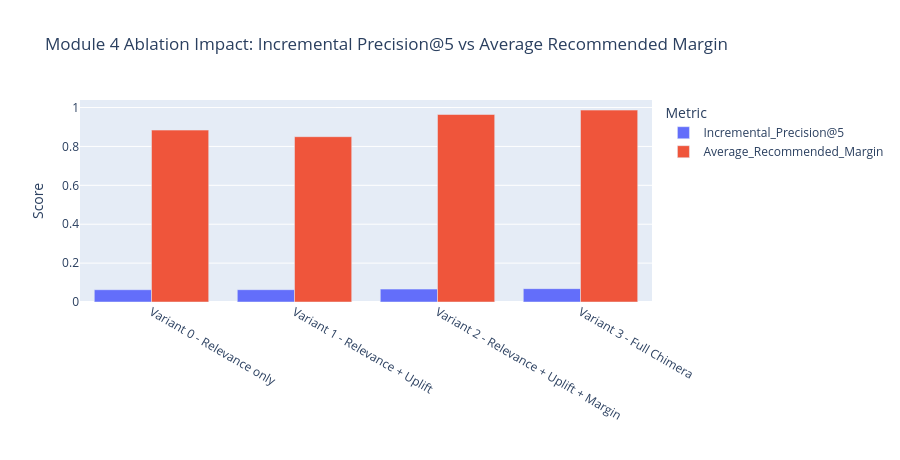
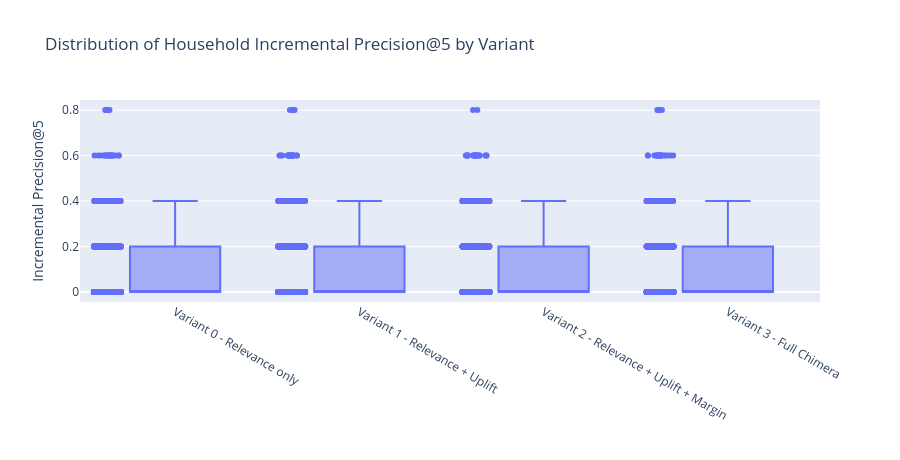
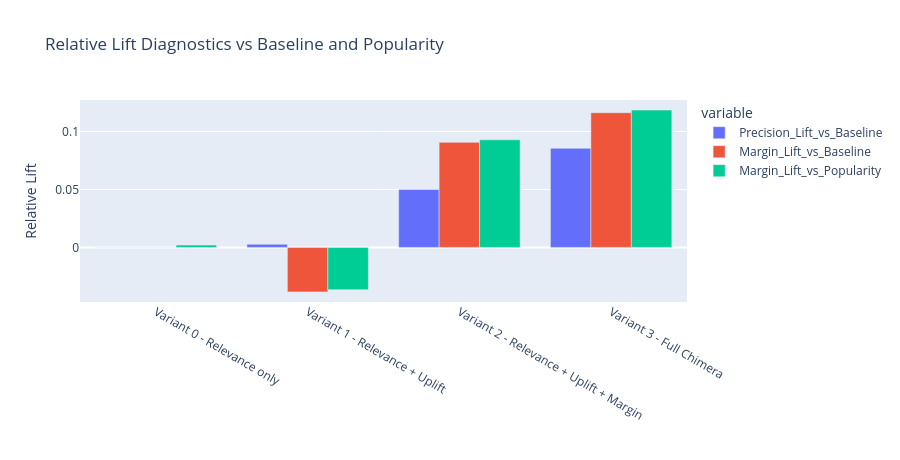
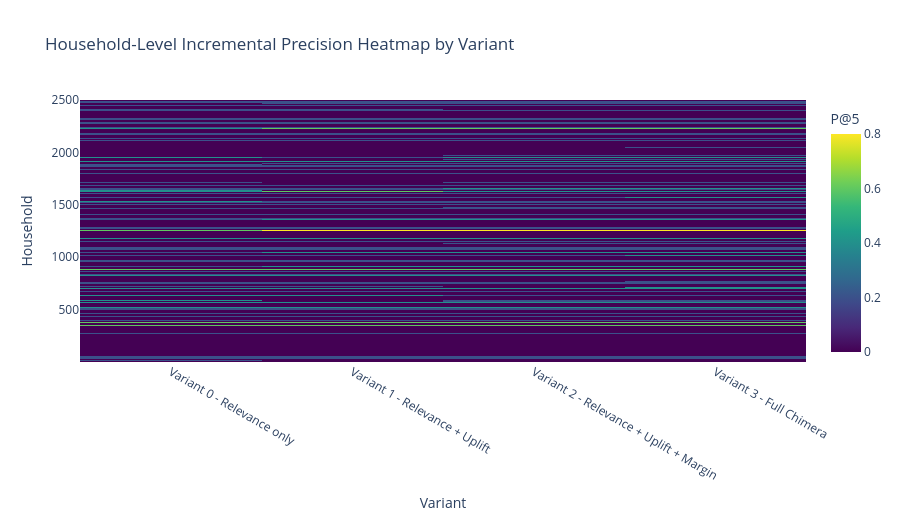

Notebook source saved alongside these figures, in order:
### Code cell
FIGURES.mkdir(parents=True, exist_ok=True)

summary_long = ablation_summary.melt(
    id_vars='Variant',
    value_vars=['Incremental_Precision@5', 'Average_Recommended_Margin'],
    var_name='Metric',
    value_name='Value',
)

fig_ablation = px.bar(
    summary_long,
    x='Variant',
    y='Value',
    color='Metric',
    barmode='group',
    title='Module 4 Ablation Impact: Incremental Precision@5 vs Average Recommended Margin',
)
fig_ablation.update_layout(height=460, xaxis_title='', yaxis_title='Score')
fig_ablation.show()

fig_precision_box = px.box(
    variant_user_metrics_long,
    x='Variant',
    y='incremental_precision_at_5',
    points='all',
    title='Distribution of Household Incremental Precision@5 by Variant',
)
fig_precision_box.update_layout(height=460, xaxis_title='', yaxis_title='Incremental Precision@5')
fig_precision_box.show()

fig_lift = px.bar(
    ablation_summary,
    x='Variant',
    y=['Precision_Lift_vs_Baseline', 'Margin_Lift_vs_Baseline', 'Margin_Lift_vs_Popularity'],
    barmode='group',
    title='Relative Lift Diagnostics vs Baseline and Popularity',
)
fig_lift.update_layout(height=460, xaxis_title='', yaxis_title='Relative Lift')
fig_lift.show()

heatmap_data = variant_user_metrics_long.pivot_table(
    index='household_key',
    columns='Variant',
    values='incremental_precision_at_5',
    aggfunc='mean',
).fillna(0.0)

if not heatmap_data.empty:
    fig_heatmap = go.Figure(
        data=go.Heatmap(
            z=heatmap_data.values,
            x=heatmap_data.columns,
            y=heatmap_data.index,
            colorscale='Viridis',
            colorbar=dict(title='P@5'),
        )
    )
    fig_heatmap.update_layout(
        title='Household-Level Incremental Precision Heatmap by Variant',
        xaxis_title='Variant',
        yaxis_title='Household',
        height=520,
    )
    fig_heatmap.show()

fig_ablation.write_html(FIGURES / 'ablation_lift_chart.html')
fig_precision_box.write_html(FIGURES / 'ablation_precision_distribution.html')
fig_lift.write_html(FIGURES / 'ablation_relative_lift.html')
if not heatmap_data.empty:
    fig_heatmap.write_html(FIGURES / 'ablation_household_heatmap.html')

print('saved figures:', FIGURES / 'ablation_lift_chart.html')
print('saved figures:', FIGURES / 'ablation_precision_distribution.html')
print('saved figures:', FIGURES / 'ablation_relative_lift.html')
if not heatmap_data.empty:
    print('saved figures:', FIGURES / 'ablation_household_heatmap.html')

### Figure 1 — Plotly figure (JSON) as saved in the notebook; plotly's stock layout.template omitted (floating-point values rounded to 4 significant figures)
{"data": [{"alignmentgroup": "True", "hovertemplate": "Metric=Incremental_Precision@5<br>Variant=%{x}<br>Value=%{y}<extra></extra>", "legendgroup": "Incremental_Precision@5", "marker": {"color": "#636efa", "pattern": {"shape": ""}}, "name": "Incremental_Precision@5", "offsetgroup": "Incremental_Precision@5", "orientation": "v", "showlegend": true, "textposition": "auto", "type": "bar", "x": ["Variant 0 - Relevance only", "Variant 1 - Relevance + Uplift", "Variant 2 - Relevance + Uplift + Margin", "Variant 3 - Full Chimera"], "xaxis": "x", "y": [0.06312, 0.06329, 0.06628, 0.06852], "yaxis": "y"}, {"alignmentgroup": "True", "hovertemplate": "Metric=Average_Recommended_Margin<br>Variant=%{x}<br>Value=%{y}<extra></extra>", "legendgroup": "Average_Recommended_Margin", "marker": {"color": "#EF553B", "pattern": {"shape": ""}}, "name": "Average_Recommended_Margin", "offsetgroup": "Average_Recommended_Margin", "orientation": "v", "showlegend": true, "textposition": "auto", "type": "bar", "x": ["Variant 0 - Relevance only", "Variant 1 - Relevance + Uplift", "Variant 2 - Relevance + Uplift + Margin", "Variant 3 - Full Chimera"], "xaxis": "x", "y": [0.884, 0.85, 0.9641, 0.9868], "yaxis": "y"}], "layout": {"barmode": "group", "height": 460, "legend": {"title": {"text": "Metric"}, "tracegroupgap": 0}, "title": {"text": "Module 4 Ablation Impact: Incremental Precision@5 vs Average Recommended Margin"}, "xaxis": {"anchor": "y", "domain": [0, 1], "title": {"text": ""}}, "yaxis": {"anchor": "x", "domain": [0, 1], "title": {"text": "Score"}}}}

### Figure 2 — Plotly figure (JSON) as saved in the notebook; plotly's stock layout.template omitted (floating-point values rounded to 4 significant figures; data arrays with more than 128 entries replaced by an {"elided": "..."} marker saying what was removed)
{"data": [{"alignmentgroup": "True", "boxpoints": "all", "hovertemplate": "Variant=%{x}<br>incremental_precision_at_5=%{y}<extra></extra>", "legendgroup": "", "marker": {"color": "#636efa"}, "name": "", "notched": false, "offsetgroup": "", "orientation": "v", "showlegend": false, "type": "box", "x": {"elided": "9632 str values"}, "x0": " ", "xaxis": "x", "y": {"elided": "9632 float values"}, "y0": " ", "yaxis": "y"}], "layout": {"boxmode": "group", "height": 460, "legend": {"tracegroupgap": 0}, "title": {"text": "Distribution of Household Incremental Precision@5 by Variant"}, "xaxis": {"anchor": "y", "domain": [0, 1], "title": {"text": ""}}, "yaxis": {"anchor": "x", "domain": [0, 1], "title": {"text": "Incremental Precision@5"}}}}

### Figure 3 — Plotly figure (JSON) as saved in the notebook; plotly's stock layout.template omitted (floating-point values rounded to 4 significant figures)
{"data": [{"alignmentgroup": "True", "hovertemplate": "variable=Precision_Lift_vs_Baseline<br>Variant=%{x}<br>value=%{y}<extra></extra>", "legendgroup": "Precision_Lift_vs_Baseline", "marker": {"color": "#636efa", "pattern": {"shape": ""}}, "name": "Precision_Lift_vs_Baseline", "offsetgroup": "Precision_Lift_vs_Baseline", "orientation": "v", "showlegend": true, "textposition": "auto", "type": "bar", "x": ["Variant 0 - Relevance only", "Variant 1 - Relevance + Uplift", "Variant 2 - Relevance + Uplift + Margin", "Variant 3 - Full Chimera"], "xaxis": "x", "y": [0.0, 0.002632, 0.05, 0.08553], "yaxis": "y"}, {"alignmentgroup": "True", "hovertemplate": "variable=Margin_Lift_vs_Baseline<br>Variant=%{x}<br>value=%{y}<extra></extra>", "legendgroup": "Margin_Lift_vs_Baseline", "marker": {"color": "#EF553B", "pattern": {"shape": ""}}, "name": "Margin_Lift_vs_Baseline", "offsetgroup": "Margin_Lift_vs_Baseline", "orientation": "v", "showlegend": true, "textposition": "auto", "type": "bar", "x": ["Variant 0 - Relevance only", "Variant 1 - Relevance + Uplift", "Variant 2 - Relevance + Uplift + Margin", "Variant 3 - Full Chimera"], "xaxis": "x", "y": [0.0, -0.03843, 0.09067, 0.1163], "yaxis": "y"}, {"alignmentgroup": "True", "hovertemplate": "variable=Margin_Lift_vs_Popularity<br>Variant=%{x}<br>value=%{y}<extra></extra>", "legendgroup": "Margin_Lift_vs_Popularity", "marker": {"color": "#00cc96", "pattern": {"shape": ""}}, "name": "Margin_Lift_vs_Popularity", "offsetgroup": "Margin_Lift_vs_Popularity", "orientation": "v", "showlegend": true, "textposition": "auto", "type": "bar", "x": ["Variant 0 - Relevance only", "Variant 1 - Relevance + Uplift", "Variant 2 - Relevance + Uplift + Margin", "Variant 3 - Full Chimera"], "xaxis": "x", "y": [0.001977, -0.03653, 0.09283, 0.1185], "yaxis": "y"}], "layout": {"barmode": "group", "height": 460, "legend": {"title": {"text": "variable"}, "tracegroupgap": 0}, "title": {"text": "Relative Lift Diagnostics vs Baseline and Popularity"}, "xaxis": {"anchor": "y", "domain": [0, 1], "title": {"text": ""}}, "yaxis": {"anchor": "x", "domain": [0, 1], "title": {"text": "Relative Lift"}}}}

### Figure 4 — Plotly figure (JSON) as saved in the notebook; plotly's stock layout.template omitted (floating-point values rounded to 4 significant figures; data arrays with more than 128 entries replaced by an {"elided": "..."} marker saying what was removed)
{"data": [{"colorbar": {"title": {"text": "P@5"}}, "colorscale": [[0, "#440154"], [0.1111, "#482878"], [0.2222, "#3e4989"], [0.3333, "#31688e"], [0.4444, "#26828e"], [0.5556, "#1f9e89"], [0.6667, "#35b779"], [0.7778, "#6ece58"], [0.8889, "#b5de2b"], [1, "#fde725"]], "type": "heatmap", "x": ["Variant 0 - Relevance only", "Variant 1 - Relevance + Uplift", "Variant 2 - Relevance + Uplift + Margin", "Variant 3 - Full Chimera"], "y": {"elided": "2408 int values"}, "z": {"elided": "2408x4 float values"}}], "layout": {"height": 520, "title": {"text": "Household-Level Incremental Precision Heatmap by Variant"}, "xaxis": {"title": {"text": "Variant"}}, "yaxis": {"title": {"text": "Household"}}}}
